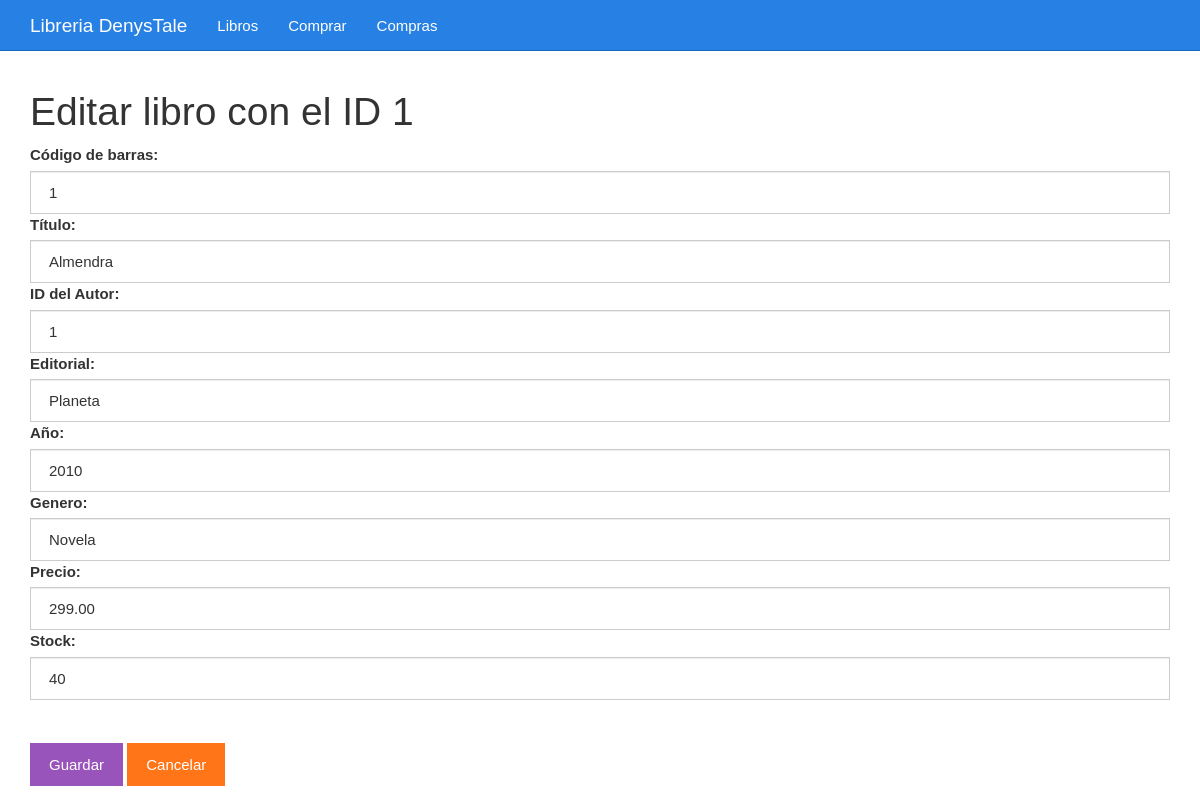
Screenshot of /editar.php?id=1 with the database file from the repository.
### tables this page shows
CREATE TABLE `tbl_libro` (
  `id` bigint(20) UNSIGNED NOT NULL,
  `codigo` int(255) NOT NULL,
  `titulo` varchar(255) NOT NULL,
  `id_autor` int(255) NOT NULL,
  `editorial` varchar(255) NOT NULL,
  `anio` int(4) NOT NULL,
  `genero` varchar(255) NOT NULL,
  `precio` decimal(10,2) NOT NULL,
  `stock` int(255) NOT NULL
);

### editar.php (the view, shortened to what this page needs)
<?php
$id = $_GET["id"];
include_once "base_de_datos.php";
$sentencia = $base_de_datos->prepare("SELECT * FROM tbl_libro WHERE id = ?;");
$sentencia->execute([$id]);
$libro = $sentencia->fetch(PDO::FETCH_OBJ);
?>
<?php include_once "encabezado.php" ?>
	<div class="col-xs-12">
		<h1>Editar libro con el ID <?php echo $libro->id; ?></h1>
		<form method="post" action="guardarDatosEditados.php">
			<label for="codigo">Código de barras:</label>
			<input value="<?php echo $libro->codigo ?>" class="form-control" name="codigo" required type="text" id="codigo" placeholder="Escribe el código">
			<label for="titulo">Título:</label>
			<input value="<?php echo $libro->titulo ?>" class="form-control" name="titulo" required type="text" id="titulo" placeholder="Título">
			<label for="id_autor">ID del Autor:</label>
			<input value="<?php echo $libro->id_autor ?>" class="form-control" name="id_autor" required type="number" id="id_autor" placeholder="ID del Autor">
			<label for="editorial">Editorial:</label>
			<input value="<?php echo $libro->editorial ?>" class="form-control" name="editorial" required type="text" id="editorial" placeholder="Nombre de la editorial">
			<label for="anio">Año:</label>
			<input value="<?php echo $libro->anio ?>" class="form-control" name="anio" required type="number" id="anio" placeholder="Año de publicacion">
			<label for="genero">Genero:</label>
			<input value="<?php echo $libro->genero ?>" class="form-control" name="genero" required type="text" id="genero" placeholder="Genero al que pertenece">
			<label for="precio">Precio:</label>
			<input value="<?php echo $libro->precio ?>" class="form-control" name="precio" required type="text" id="precio" placeholder="Precio">
			<label for="stock">Stock:</label>
			<input value="<?php echo $libro->stock ?>" class="form-control" name="stock" required type="number" id="stock" placeholder="Cantidad o existencia">
			<br><br><input class="btn btn-info" type="submit" value="Guardar">
			<a class="btn btn-warning" href="./listar.php">Cancelar</a>
		</form>
	</div>
<?php include_once "pie.php" ?>

### css/estilo.css (style rules this page uses)
body { padding-top: 70px; }

### rows the page displays
tbl_libro: id "1", codigo "1", titulo "Almendra", id_autor "1", editorial "Planeta", anio "2010", genero "Novela", precio "299.00", stock "40"
